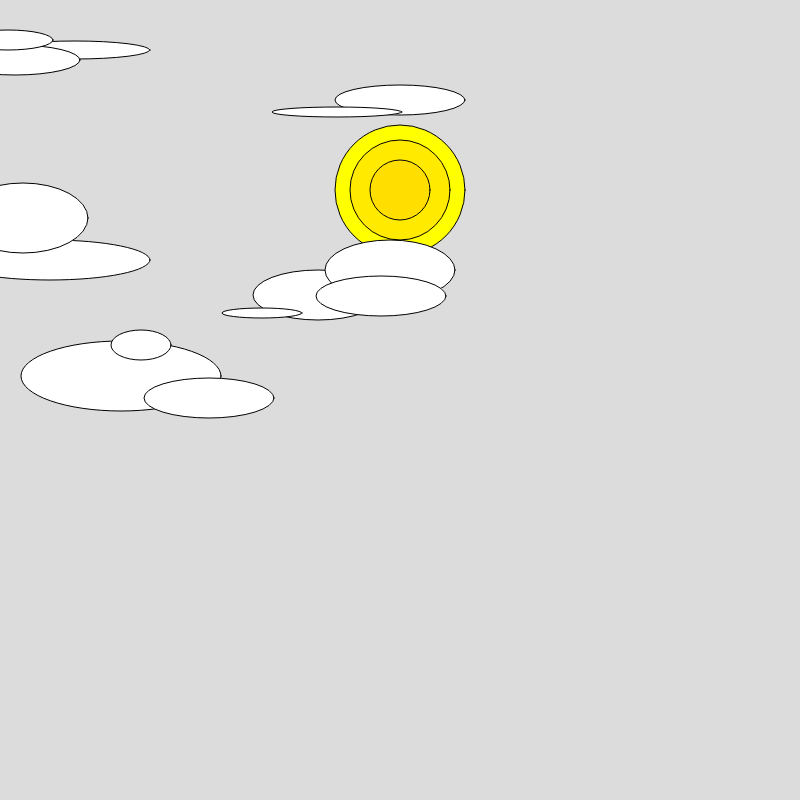
Frame 1 (no input)
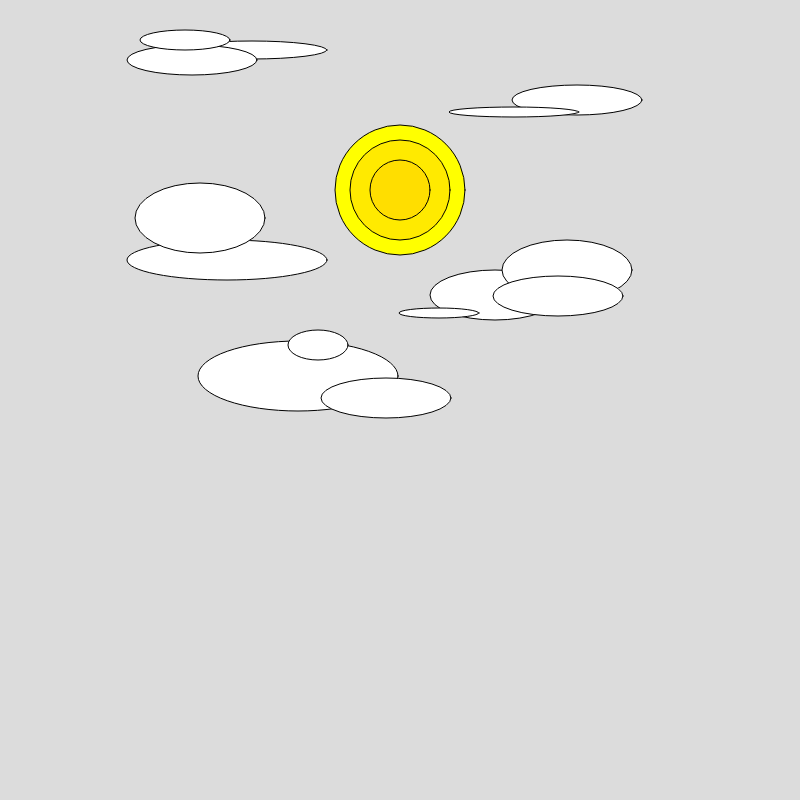
Frame 60 (no input)
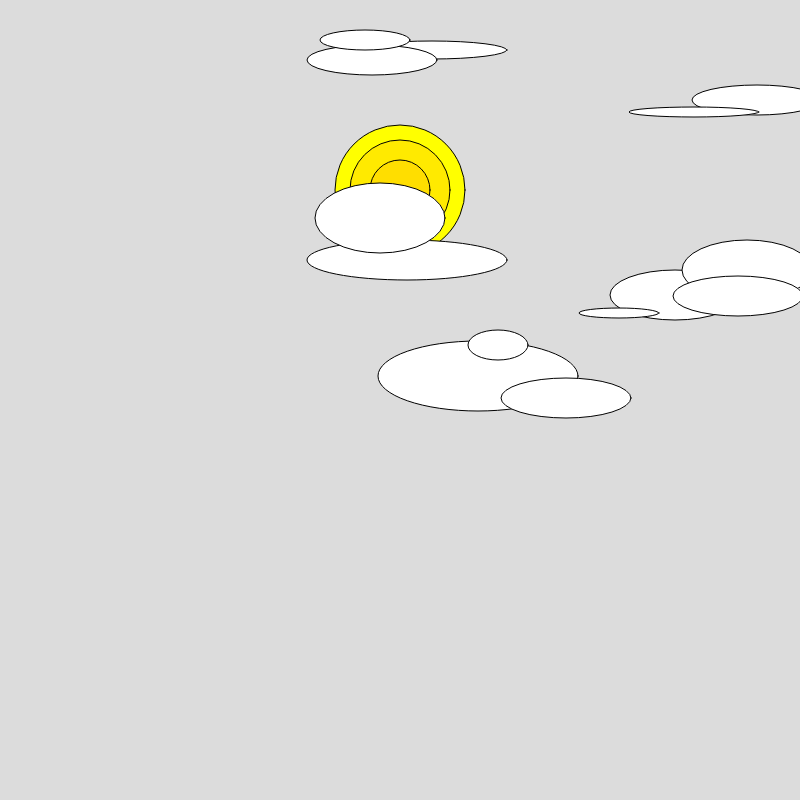
Frame 120 (the mouse pressed at the canvas centre since frame 60)

The p5.js sketch that drew these frames (run headless with seeded random() and noise() and a simulated clock; from frame 60 on, the mouse is pressed at the canvas centre):

// p5.js sketch
// ── sketch.js
let x = 0;

function setup() {
  createCanvas(800, 800);
}

function draw() {
  background(220);
  fill('#FFFF00');
  ellipse(400,190,130,130);
  fill('#FFEA00');
  ellipse(400,190,100,100);
  fill('#FFDE00');
  ellipse(400,190,60,60);

  push();
  translate(x, 0);
  avatar();
  x += 3;
  if (x > width) {
    x = -400;

  pop();
  }
}

function avatar() {

fill('white');
 ellipse(400,100,130,30);
 ellipse(337,112,130,10);
 ellipse(318,295,130,50);
 ellipse(390,270,130,60);
 ellipse(381,296,130,40);
 ellipse(75,50,150,18);
 ellipse(15,60,130,30);
 ellipse(50,260,200,40);
 ellipse(23,218,130,70);
 ellipse(121,376,200,70);
 ellipse(209,398,130,40);
 ellipse(141,345,60,30);
 ellipse(262,313,80,10);
 ellipse(8,40,90,20);
}
